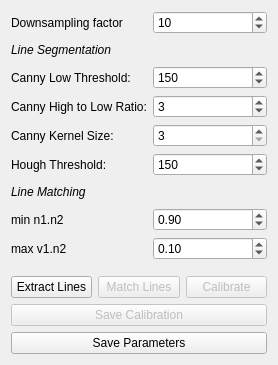
<?xml version="1.0" encoding="UTF-8"?>
<ui version="4.0">
 <class>CCalibFromLinesConfig</class>
 <widget class="QWidget" name="CCalibFromLinesConfig">
  <property name="geometry">
   <rect>
    <x>0</x>
    <y>0</y>
    <width>278</width>
    <height>365</height>
   </rect>
  </property>
  <property name="windowTitle">
   <string>Form</string>
  </property>
  <layout class="QVBoxLayout" name="verticalLayout">
   <item>
    <layout class="QFormLayout" name="formLayout">
     <item row="1" column="0">
      <widget class="QLabel" name="segment_label">
       <property name="text">
        <string>&lt;html&gt;&lt;head/&gt;&lt;body&gt;&lt;p&gt;&lt;span style=&quot; font-style:italic;&quot;&gt;Line Segmentation&lt;/span&gt;&lt;/p&gt;&lt;/body&gt;&lt;/html&gt;</string>
       </property>
       <property name="textFormat">
        <enum>Qt::RichText</enum>
       </property>
      </widget>
     </item>
     <item row="1" column="1">
      <spacer name="label_spacer">
       <property name="orientation">
        <enum>Qt::Horizontal</enum>
       </property>
       <property name="sizeHint" stdset="0">
        <size>
         <width>40</width>
         <height>20</height>
        </size>
       </property>
      </spacer>
     </item>
     <item row="2" column="0">
      <widget class="QLabel" name="clow_threshold_label">
       <property name="text">
        <string>Canny Low Threshold:</string>
       </property>
      </widget>
     </item>
     <item row="2" column="1">
      <widget class="QSpinBox" name="clow_threshold_sbox">
       <property name="minimum">
        <number>0</number>
       </property>
       <property name="maximum">
        <number>200</number>
       </property>
       <property name="singleStep">
        <number>10</number>
       </property>
       <property name="value">
        <number>150</number>
       </property>
      </widget>
     </item>
     <item row="3" column="0">
      <widget class="QLabel" name="chighlowratio_label">
       <property name="text">
        <string>Canny High to Low Ratio:</string>
       </property>
      </widget>
     </item>
     <item row="3" column="1">
      <widget class="QSpinBox" name="chightolow_ratio_sbox">
       <property name="minimum">
        <number>2</number>
       </property>
       <property name="maximum">
        <number>5</number>
       </property>
       <property name="value">
        <number>3</number>
       </property>
      </widget>
     </item>
     <item row="4" column="0">
      <widget class="QLabel" name="ckernel_size_label">
       <property name="text">
        <string>Canny Kernel Size:</string>
       </property>
      </widget>
     </item>
     <item row="4" column="1">
      <widget class="QSpinBox" name="ckernel_size_sbox">
       <property name="minimum">
        <number>3</number>
       </property>
       <property name="maximum">
        <number>1000</number>
       </property>
       <property name="singleStep">
        <number>12</number>
       </property>
       <property name="value">
        <number>3</number>
       </property>
      </widget>
     </item>
     <item row="5" column="0">
      <widget class="QLabel" name="hthreshold_label">
       <property name="text">
        <string>Hough Threshold:</string>
       </property>
      </widget>
     </item>
     <item row="5" column="1">
      <widget class="QSpinBox" name="hthreshold_sbox">
       <property name="maximum">
        <number>500</number>
       </property>
       <property name="singleStep">
        <number>10</number>
       </property>
       <property name="value">
        <number>150</number>
       </property>
      </widget>
     </item>
     <item row="6" column="0">
      <widget class="QLabel" name="line_matching_label">
       <property name="text">
        <string>&lt;html&gt;&lt;head/&gt;&lt;body&gt;&lt;p&gt;&lt;span style=&quot; font-style:italic;&quot;&gt;Line Matching&lt;/span&gt;&lt;/p&gt;&lt;/body&gt;&lt;/html&gt;</string>
       </property>
      </widget>
     </item>
     <item row="6" column="1">
      <spacer name="horizontalSpacer">
       <property name="orientation">
        <enum>Qt::Horizontal</enum>
       </property>
       <property name="sizeHint" stdset="0">
        <size>
         <width>40</width>
         <height>20</height>
        </size>
       </property>
      </spacer>
     </item>
     <item row="7" column="0">
      <widget class="QLabel" name="min_normals_dot_prod_label">
       <property name="text">
        <string>min n1.n2</string>
       </property>
      </widget>
     </item>
     <item row="7" column="1">
      <widget class="QDoubleSpinBox" name="min_normals_dot_prod_sbox">
       <property name="maximum">
        <double>1.000000000000000</double>
       </property>
       <property name="singleStep">
        <double>0.010000000000000</double>
       </property>
       <property name="value">
        <double>0.900000000000000</double>
       </property>
      </widget>
     </item>
     <item row="8" column="0">
      <widget class="QLabel" name="max_line_normal_dot_prod_label">
       <property name="text">
        <string>max v1.n2</string>
       </property>
      </widget>
     </item>
     <item row="8" column="1">
      <widget class="QDoubleSpinBox" name="max_line_normal_dot_prod_sbox">
       <property name="maximum">
        <double>1.000000000000000</double>
       </property>
       <property name="value">
        <double>0.100000000000000</double>
       </property>
      </widget>
     </item>
     <item row="0" column="0">
      <widget class="QLabel" name="downsample_factor_label">
       <property name="text">
        <string>Downsampling factor</string>
       </property>
      </widget>
     </item>
     <item row="0" column="1">
      <widget class="QSpinBox" name="downsample_factor_sbox">
       <property name="minimum">
        <number>1</number>
       </property>
       <property name="value">
        <number>10</number>
       </property>
      </widget>
     </item>
    </layout>
   </item>
   <item>
    <layout class="QHBoxLayout" name="button_group">
     <item>
      <widget class="QPushButton" name="extract_lines_button">
       <property name="text">
        <string>Extract Lines</string>
       </property>
      </widget>
     </item>
     <item>
      <widget class="QPushButton" name="match_lines_button">
       <property name="enabled">
        <bool>false</bool>
       </property>
       <property name="text">
        <string>Match Lines</string>
       </property>
      </widget>
     </item>
     <item>
      <widget class="QPushButton" name="calib_button">
       <property name="enabled">
        <bool>false</bool>
       </property>
       <property name="text">
        <string>Calibrate</string>
       </property>
      </widget>
     </item>
    </layout>
   </item>
   <item>
    <widget class="QPushButton" name="save_calib_button">
     <property name="enabled">
      <bool>false</bool>
     </property>
     <property name="text">
      <string>Save Calibration</string>
     </property>
    </widget>
   </item>
   <item>
    <widget class="QPushButton" name="save_params_button">
     <property name="text">
      <string>Save Parameters</string>
     </property>
    </widget>
   </item>
  </layout>
 </widget>
 <resources/>
 <connections/>
</ui>
